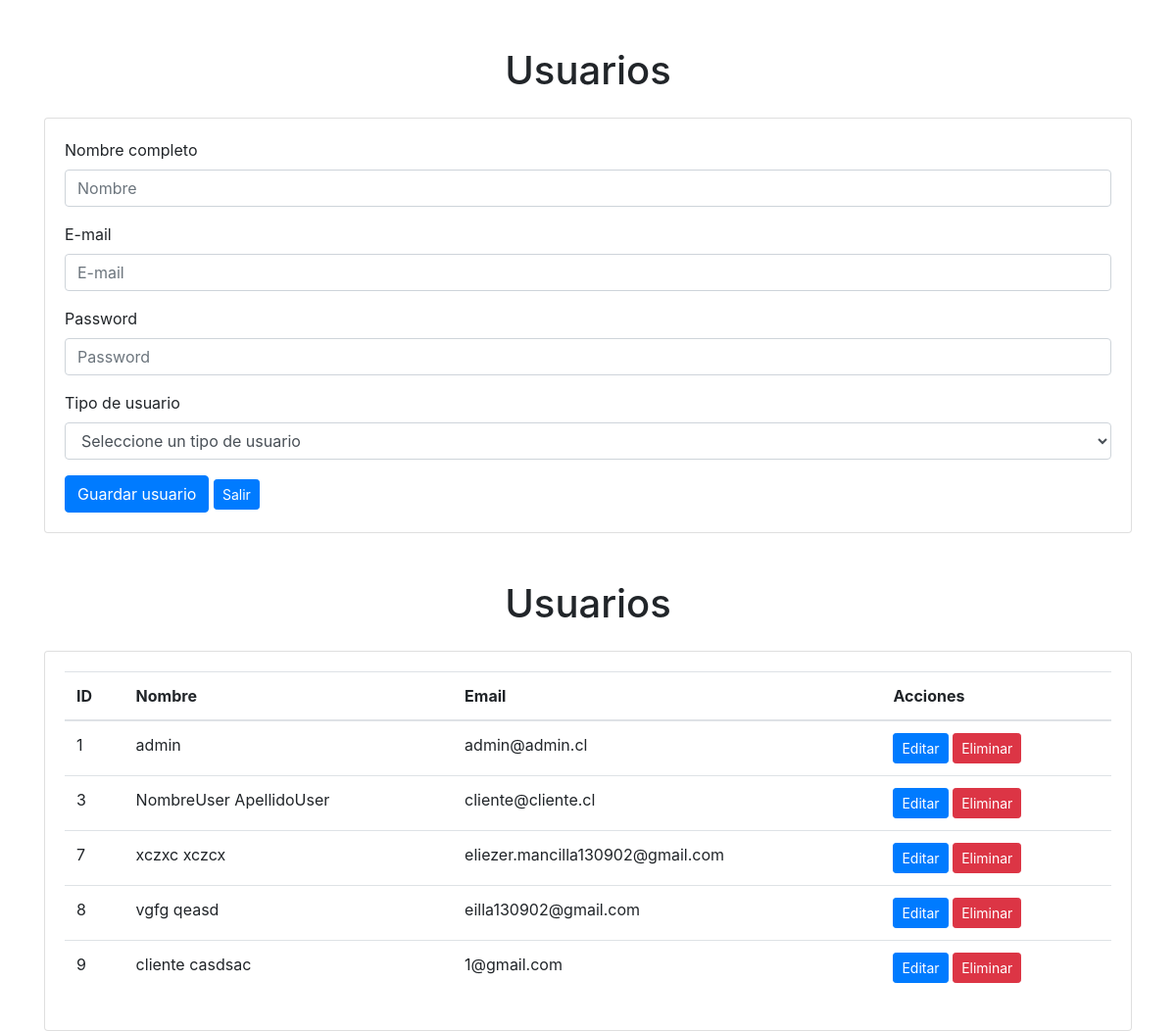
The page /administrar/mantenedorUsuarios/ on the database as committed earlier.
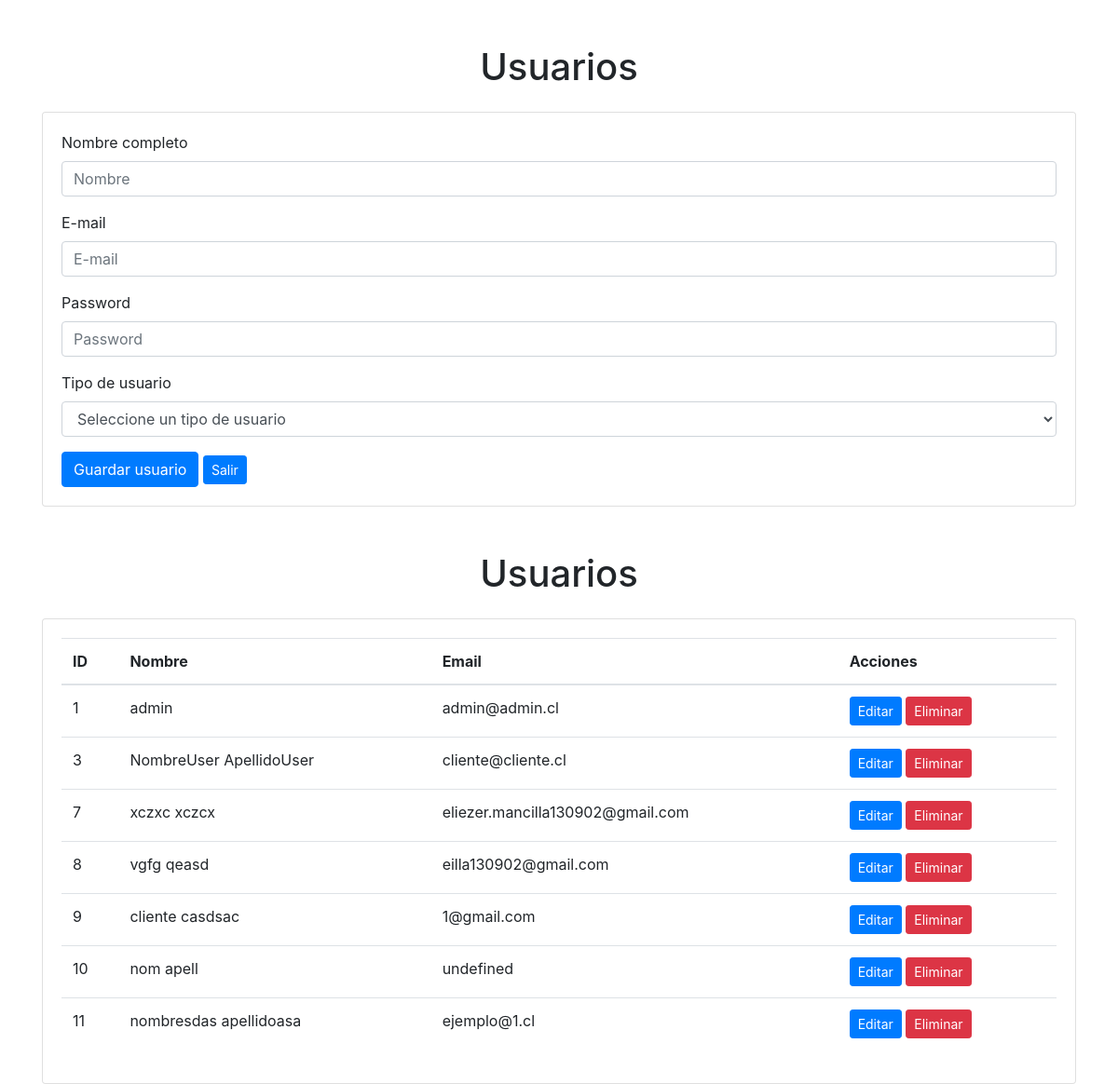
The same page on the database as committed later.
### aplicacion/models.py (models this page shows, shortened)
class Usuario(models.Model):
    IdUsuario = models.AutoField(primary_key=True)
    tipo_usuario = models.ForeignKey(TipoUsuario, on_delete=models.CASCADE)
    nombre = models.CharField(max_length=255)
    email = models.EmailField(unique=True)
    password = models.CharField(max_length=255)

### aplicacion/views.py (the view)
# urls.py: path('administrar/mantenedorUsuarios/', views.mantenedorUsuarios, name='mantenedorUsuarios'),
@csrf_exempt
def mantenedorUsuarios(request):
    usuarios = Usuario.objects.all()
    tipos_usuarios = TipoUsuario.objects.all()
    return render(request, 'aplicacion/usuario.html', {'usuarios': usuarios , 'tipos_usuarios': tipos_usuarios})

### aplicacion/templates/aplicacion/usuario.html (shortened to what this page needs)
{% load static %}
<!DOCTYPE html>
<html lang="es">
<head>
    <link rel="stylesheet" href="{% static 'css/style.css' %}">
    <link rel="stylesheet" href="https://stackpath.bootstrapcdn.com/bootstrap/4.5.2/css/bootstrap.min.css">
</head>
<body>
    <div class="container mt-5">
        <h1 class="text-center">Usuarios</h1>
        <div class="card mt-4">
            <div class="card-body">
                <form>
                    <div class="form-group">
                        <label for="nombre">Nombre completo</label>
                        <input type="text" class="form-control" id="nombre" placeholder="Nombre">
                    </div>
                    <div class="form-group">
                        <label for="email">E-mail</label>
                        <input type="email" class="form-control" id="email" placeholder="E-mail">
                    </div>
                    <div class="form-group">
                        <label for="password">Password</label>
                        <input type="text" class="form-control" id="password" placeholder="Password">
                    </div>
                    <div class="form-group">
                        <label for="tipo_usuario">Tipo de usuario</label>
                        <select class="form-control" id="cmbTipoUsuario">
                            <option value="0">Seleccione un tipo de usuario</option>
                        </select>
                    </div>
                    <button type="button" class="btn btn-primary" onclick="agregarUsuario();">Guardar usuario</button>
                    <a href=".." class="btn btn-sm btn-primary">Salir</a>
                </form>
            </div>
        </div>
    </div>
    <div class="container mt-5">
        <h1 class="text-center">Usuarios</h1>
        <div class="card mt-4">
            <div class="card-body">
                <table class="table">
                    <thead>
                        <tr>
                            <th>ID</th>
                            <th>Nombre</th>
                            <th>Email</th>
                            <th>Acciones</th>
                        </tr>
                    </thead>
                    <tbody>
                        {% for usuario in usuarios %}
                        <tr>
                            <td>{{ usuario.IdUsuario }}</td>
                            <td>{{ usuario.nombre }}</td>
                            <td>{{ usuario.email }}</td>
                            <td>
                                <a href="{% url 'editar_usuario' usuario.IdUsuario %}" class="btn btn-sm btn-primary">Editar</a>
                                <a href="{% url 'eliminar_usuario' usuario.IdUsuario %}" class="btn btn-sm btn-danger">Eliminar</a>
                            </td>
                        </tr>
                        {% endfor %}
                    </tbody>
                </table>
            </div>
        </div>
    </div>
</body>
</html>

Rows that differ between the two databases and show on the page:
added Usuario: IdUsuario "10", nombre "nom apell", email "undefined"
added Usuario: IdUsuario "11", nombre "nombresdas apellidoasa", email "ejemplo@1.cl"
